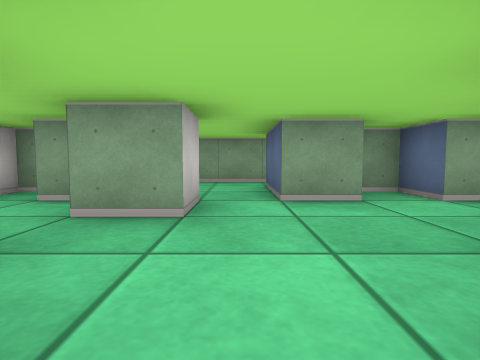
[1] (above)

20 first-person views from a walk through a cub3D maze. The camera is about half as high as the walls, tilts 4° down and sees 80° across. The floor is counted in squares. Each view is taken from the middle of a square. On the plan, view 1 faces up. The plan holds only what a view shows up to about 9 squares ahead; the rest is blank.

[2]
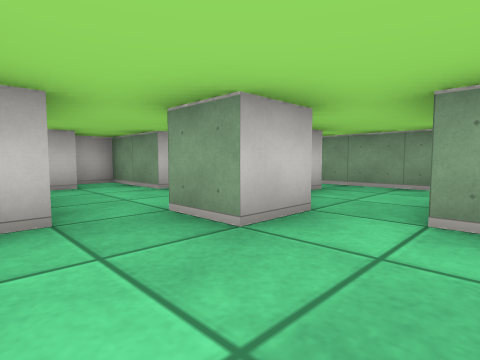

[3]
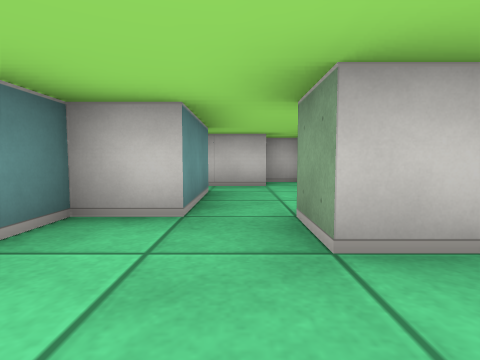

[4]
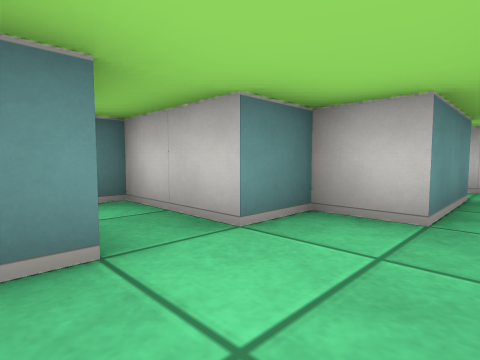

[5]
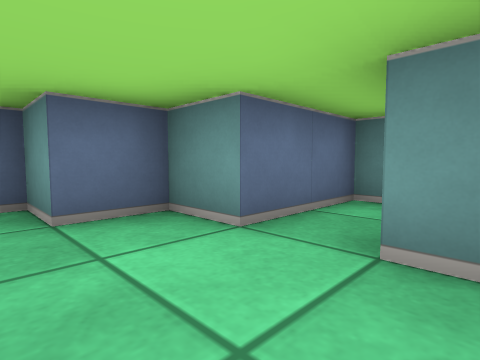

[6]
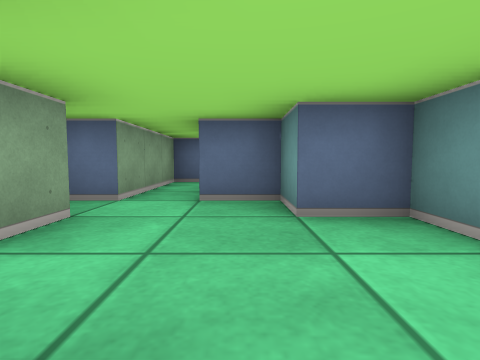

[7]
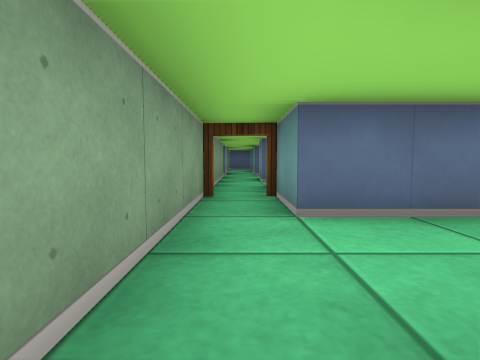

[8]
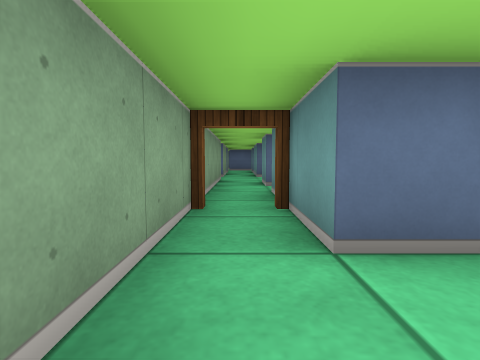

[9]
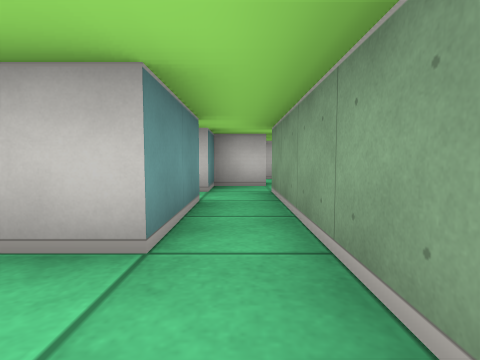

[10]
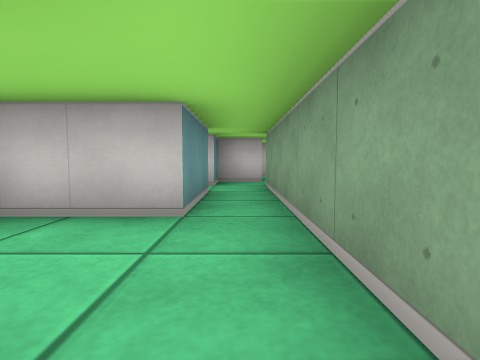

[11]
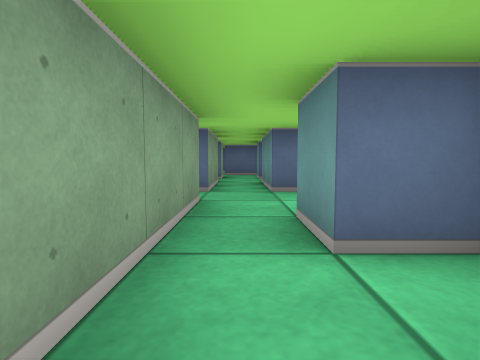

[12]
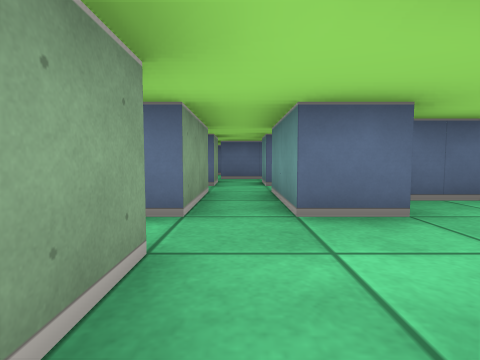

[13]
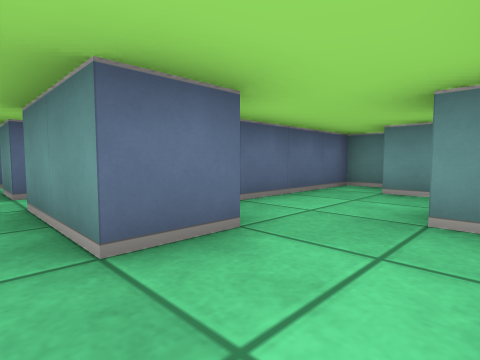

[14]
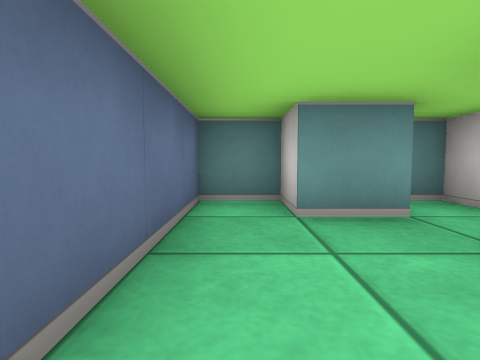

[15]
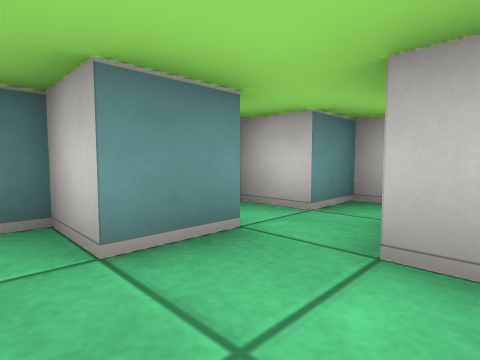

[16]
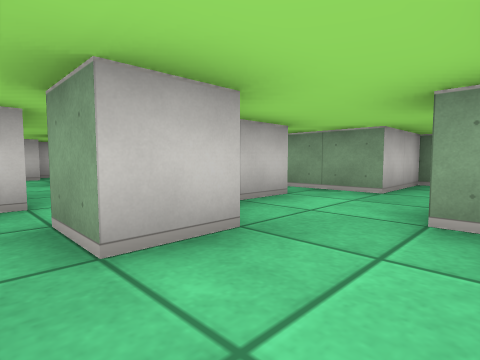

[17]
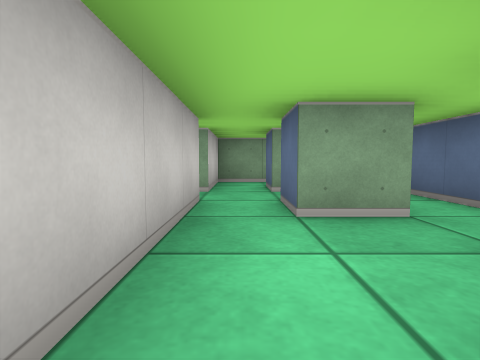

[18]
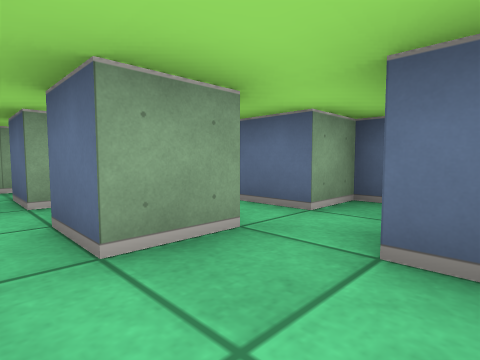

[19]
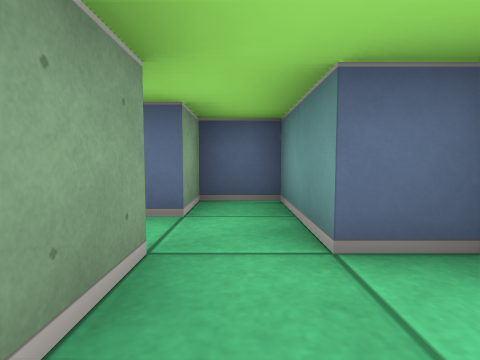

[20]
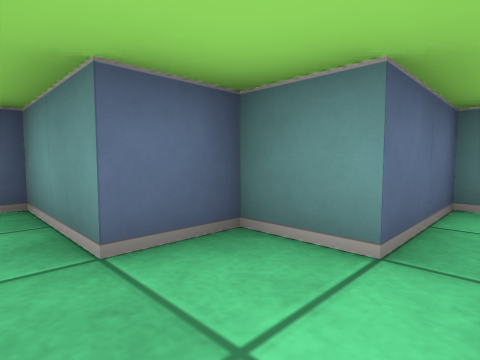

### Floor plan
Ten units are one square. View 1 is at (0, 0); x grows to the right and y downward. Boxes are objects, and circles mark ways between rooms. Rooms are numbered by the first view taken in them; rooms with no view inside come last. Other rooms are left out.
<svg viewBox="-60 -90 200 110">
<path fill="none" stroke="#000" d="M16 -35 5 -35M-5 -36 -5 -25 -15 -25M-15 -15 -15 -5 -5 -5 -5 15 5 15 5 -5 15 -5 15 -15 25 -15 25 -25M45 -35 25 -35 25 -45 19 -45M55 -29 55 -35M-35 -55 -15 -55M-15 -65 -45 -65M-15 -55 -15 -36M5 -35 5 -55 20 -55M20 -65 -15 -65M45 -46 45 -55 55 -55M55 -65 20 -65M20 -55 35 -55M75 -44 75 -55M65 -35 65 -25 55 -25M55 -35 45 -35M55 -55 55 -45M75 -65 75 -69M64 -15 75 -15 75 -5 85 -5 85 -40M45 -26 45 -15 55 -15 55 -5 60 -5M65 -85 65 -65 55 -65M115 -65 105 -65 105 -75M116 -45 105 -45 105 -55 115 -55M106 -85 95 -85 95 -65 75 -65M75 -55 95 -55 95 -25M105 -4 105 -25 115 -25 115 -35 135 -35 135 -45 125 -45 125 -65M-36 -15 -15 -15M-35 -35 -55 -35 -55 -25M-45 -26 -45 -14M-20 -35 -25 -35"/>
<circle cx="0" cy="-45" r="3" fill="#2a7"/>
<circle cx="-20" cy="-20" r="3" fill="#2a7"/>
<circle cx="-20" cy="-60" r="3" fill="#2a7"/>
<circle cx="20" cy="-60" r="3" fill="#2a7"/>
<circle cx="60" cy="-60" r="3" fill="#2a7"/>
<circle cx="85" cy="-60" r="3" fill="#2a7"/>
<text x="10" y="-20">1</text>
<text x="-30" y="-60">2</text>
<text x="0" y="-50">3</text>
<text x="40" y="-60">4</text>
<text x="70" y="-40">5</text>
<text x="110" y="-60">6</text>
<text x="-30" y="-20">7</text>
</svg>
Room 1 opens to room 3. Room 1 opens to room 7. Room 2 opens to room 3. Room 3 opens to room 4. Room 4 opens to room 5. Room 5 opens to room 6.

Where each view was taken, in squares from view 1:
view 1: 0 up, 0 right, facing up
view 2: 1 up, 1 right, facing up-left
view 3: 2 up, 1 right, facing left
view 4: 2 up, 1 right, facing down-left
view 5: 2 up, 1 left, facing down-right
view 6: 2 up, 1 left, facing right
view 7: 6 up, 2 left, facing right
view 8: 6 up, 1 left, facing right
view 9: 6 up, 0 right, facing left
view 10: 6 up, 1 right, facing left
view 11: 6 up, 3 right, facing right
view 12: 6 up, 5 right, facing right
view 13: 6 up, 6 right, facing down-right
view 14: 4 up, 8 right, facing down
view 15: 3 up, 8 right, facing down-left
view 16: 2 up, 8 right, facing up-left
view 17: 2 up, 10 right, facing up
view 18: 3 up, 10 right, facing up-right
view 19: 4 up, 10 right, facing right
view 20: 4 up, 10 right, facing down-right
